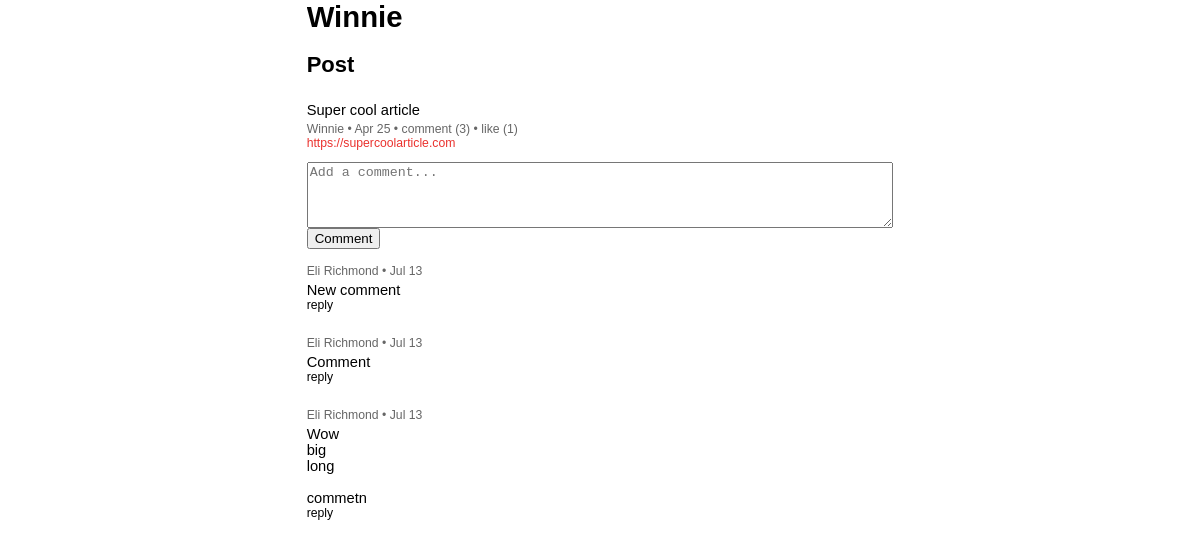
The app's page /Linkfeed/post/3/ with its own data.
### Linkfeed/models.py (models this page shows, shortened)
class Profile(models.Model):
    user = models.OneToOneField(User, on_delete=models.CASCADE)
    display_name = models.CharField(max_length=255, blank=True, null=True)
    follower = models.ManyToManyField(User, blank=True, related_name="follower_user")
    following = models.ManyToManyField(User, blank=True, related_name="following_user")
    domain = models.URLField(blank=True, null=True)

class Post(models.Model):
    user = models.ForeignKey(User, on_delete=models.CASCADE, related_name="posts")
    title = models.CharField(blank=True, max_length=255)
    body = models.URLField(blank=True, null=True)
    likes = models.ManyToManyField(User, related_name="blog_posts")
    timestamp = models.DateTimeField(auto_now_add=False, null=True)
    is_rss_feed_post = models.BooleanField(default=False)
    def total_comments(self):
        return self.comments.count()
    def total_likes(self):
        return self.likes.count()

class User(AbstractUser):
    pass

class Comment(models.Model):
    user = models.ForeignKey(User, on_delete=models.CASCADE, related_name="comments")
    post = models.ForeignKey(Post, on_delete=models.CASCADE, related_name="comments")
    parent_comment = models.ForeignKey('self', on_delete=models.CASCADE, null=True, blank=True, related_name='replies')
    body = models.TextField()
    likes = models.IntegerField(default=0)
    timestamp = models.DateTimeField(auto_now_add=True)
    level = models.IntegerField(default=0)
    read = models.BooleanField(default=False)

### Linkfeed/views.py (the view)
# urls.py: path("post/<int:post_id>/", views.post, name="post"),
def post(request, post_id):
    try:
        stuff = get_object_or_404(Post, id=post_id)
        profile = Profile.objects.get(user=stuff.user)
        total_likes = stuff.total_likes()
        liked = False
        if stuff.likes.filter(id=request.user.id).exists():
            liked = True
        post = get_object_or_404(Post, id=post_id)
        comments = Comment.objects.filter(post=post, parent_comment=None)  # Fetch comments associated with the post
        add_level(comments)
        return render(request, "Linkfeed/post.html", {"post": post, "comments": comments, 'stuff': stuff, 'total_likes': total_likes, 'liked': liked, 'profile': profile})
    except Http404:
        return HttpResponse("404 - Post Not Found", status=404)

### Linkfeed/templatetags/custom_filters.py (called while the page is built)
@register.filter
def smart_date(value):
    now = timezone.now()
    diff = now - value
    if diff.days < 1:
        return naturaltime(value)
    elif value.year == now.year:
        return value.strftime("%b %d")
    else:
        return value.strftime("%b %d, %Y")

### Linkfeed/views.py (called while the page is built)
def add_level(comments, level=0):
    for comment in comments:
        comment.level = level
        print(level)
        add_level(comment.replies.all(), level + 1)

### Linkfeed/templates/Linkfeed/post.html (shortened to what this page needs)
{% extends "Linkfeed/layouts.html" %}
{% block name %}
    {{ profile.display_name }}
{% endblock %}
{% block body %}
    <h2>
        Post
    </h2>
    {% if post %}
        <div class="mt-4">{% include 'Linkfeed/posts.html' %}</div>
    {% endif %}
    <form method="post" action="{% url 'add_comment' post.id %}">
            <textarea name="body" rows="4" placeholder="Add a comment..."required></textarea>
            <button type="submit">
                Comment
            </button>
    </form>
    {% include 'Linkfeed/comments.html' with comments=comments %}
{% endblock %}

### Linkfeed/templates/Linkfeed/posts.html (shortened to what this page needs)
{% load custom_filters %}
<p class="my-0">
    <a href="{{ post.body }}" target="_blank">{{ post.title }}</a>
</p>
<p class="small grey my-0 pt-1">
    <a href="{% url 'profile' post.user.username %}" target="_blank">
        {{ post.user.profile.display_name }}
    </a> •
    {{ post.timestamp|smart_date|capfirst }} •
    <a href="{% url 'post' post.id %}">
        comment {% if post.total_comments %}({{post.total_comments}}){% endif %}
    </a> •
    {% if request.user.is_authenticated %}
    <a href="#" id="like-{{ post.id }}" onclick="likePost('{{ post.id }}')">
        {% if post.liked %}liked{% else %}like{% endif %}
        {% if post.total_likes %}({{post.total_likes}}){% endif %}
    </a>
    {% else %}
    <a href="{% url 'login' %}?next={{ request.path }}">
        {% if post.liked %}liked{% else %}like{% endif %}
        {% if post.total_likes %}({{post.total_likes}}){% endif %}
    </a>
    {% endif %}
</p>
<p class="small red mt-0">
    <a href="{{ post.body }}" target="_blank">{{ post.body }}</a>
</p>

### Linkfeed/templates/Linkfeed/comments.html (shortened to what this page needs)
{% load custom_filters %}
{% for comment in comments %}
    <div class="mb-4" style="margin-left: {{ comment.level }}em;">
        <p class="small grey mb-0">
            <a href="{% url 'profile' comment.user.username %}" target="_blank">
                {{ comment.user.profile.display_name }}
            </a> •
            {{ comment.timestamp|smart_date|capfirst }}
        </p>
        <p class="mb-0 mt-1 preserve">{{ comment.body }}</p>
        <p class="small mt-0">
            <a href="#" onclick="unhideForm({{ comment.id }})">reply</a>
        </p>
    </div>
{% endfor %}

### Linkfeed/static/Linkfeed/style.css (style rules this page uses)
body { font-family: Verdana, Geneva, Tahoma, sans-serif; max-width:40em; font-size: 11pt; margin: 0 auto; padding-right: .5em; padding-left: .5em; overflow-x: hidden; overflow-y: scroll; }
a { text-decoration: none; color: inherit; overflow-wrap:anywhere; }
.small { font-size: smaller; }
.grey { color: #666; }
.red { color: #EA322E; }
input, textarea { width: 100%; }
.preserve { white-space: pre-wrap; }

### records on screen
Profile: display_name "Winnie"
Post: title "Super cool article", user.profile.display_name "Winnie", timestamp|smart_date "Apr 25", total_comments "3", total_likes "1", body "https://supercoolarticle.com"
Comment: user.profile.display_name "Eli Richmond", timestamp|smart_date "Jul 13", body "New comment"
Comment: user.profile.display_name "Eli Richmond", timestamp|smart_date "Jul 13", body "Comment"
Comment: user.profile.display_name "Eli Richmond", timestamp|smart_date "Jul 13", body "Wow big long commetn"
